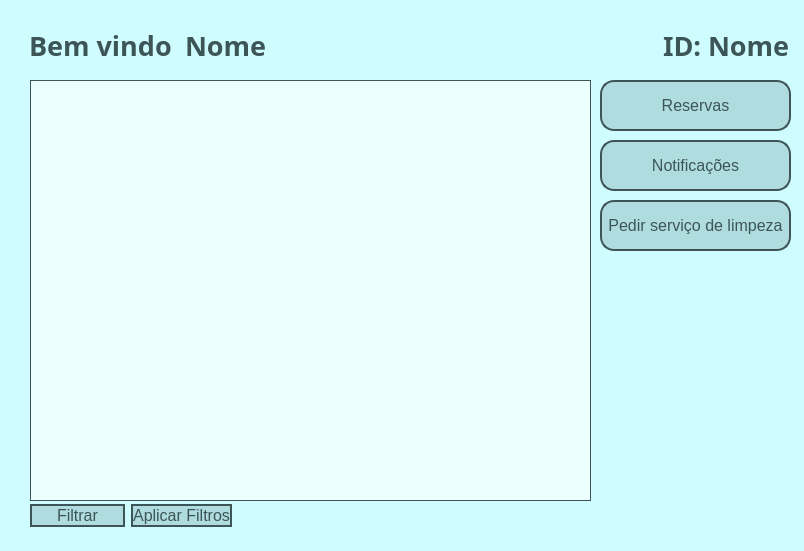
<?xml version="1.0" encoding="UTF-8"?>
<ui version="4.0">
 <class>telaCliente</class>
 <widget class="QDialog" name="telaCliente">
  <property name="geometry">
   <rect>
    <x>0</x>
    <y>0</y>
    <width>804</width>
    <height>551</height>
   </rect>
  </property>
  <property name="windowTitle">
   <string>Tela Inicial</string>
  </property>
  <property name="windowIcon">
   <iconset theme="go-home"/>
  </property>
  <property name="styleSheet">
   <string notr="true">QDialog{
	background-color: #cffdff;
}

QPushButton{
	background-color: #afdcde;
	border-radius: 14px;
	border: 2px solid #3d5557;
	color: #3d5557;
	font-size: 16px;
}

QPushButton::hover{
	background-color: #b9faf4;
}

QLabel{
	color: #3d5557;
}

QTableWidget {
	background-color: #ebfffd;
	border: 1px solid #3d5557;
}
</string>
  </property>
  <widget class="QWidget" name="layoutWidget">
   <property name="geometry">
    <rect>
     <x>29</x>
     <y>28</y>
     <width>761</width>
     <height>35</height>
    </rect>
   </property>
   <layout class="QHBoxLayout" name="horizontalLayout">
    <item>
     <widget class="QLabel" name="label_2">
      <property name="font">
       <font>
        <family>Bahnschrift SemiBold SemiConden</family>
        <pointsize>20</pointsize>
        <bold>true</bold>
       </font>
      </property>
      <property name="text">
       <string>Bem vindo </string>
      </property>
     </widget>
    </item>
    <item>
     <widget class="QLabel" name="txt_nome">
      <property name="font">
       <font>
        <family>Bahnschrift SemiBold SemiConden</family>
        <pointsize>20</pointsize>
        <bold>true</bold>
       </font>
      </property>
      <property name="text">
       <string>Nome</string>
      </property>
     </widget>
    </item>
    <item>
     <spacer name="horizontalSpacer">
      <property name="orientation">
       <enum>Qt::Horizontal</enum>
      </property>
      <property name="sizeHint" stdset="0">
       <size>
        <width>40</width>
        <height>20</height>
       </size>
      </property>
     </spacer>
    </item>
    <item>
     <widget class="QLabel" name="label">
      <property name="font">
       <font>
        <family>Bahnschrift SemiBold SemiConden</family>
        <pointsize>20</pointsize>
        <bold>true</bold>
       </font>
      </property>
      <property name="text">
       <string>ID:</string>
      </property>
     </widget>
    </item>
    <item>
     <widget class="QLabel" name="txt_id">
      <property name="font">
       <font>
        <family>Bahnschrift SemiBold SemiConden</family>
        <pointsize>20</pointsize>
        <bold>true</bold>
       </font>
      </property>
      <property name="text">
       <string>Nome</string>
      </property>
     </widget>
    </item>
   </layout>
  </widget>
  <widget class="QTableWidget" name="tb_menu">
   <property name="geometry">
    <rect>
     <x>30</x>
     <y>80</y>
     <width>561</width>
     <height>421</height>
    </rect>
   </property>
  </widget>
  <widget class="QPushButton" name="btn_reservas">
   <property name="geometry">
    <rect>
     <x>600</x>
     <y>80</y>
     <width>191</width>
     <height>51</height>
    </rect>
   </property>
   <property name="text">
    <string>Reservas</string>
   </property>
  </widget>
  <widget class="QPushButton" name="btn_notificacoes">
   <property name="geometry">
    <rect>
     <x>600</x>
     <y>140</y>
     <width>191</width>
     <height>51</height>
    </rect>
   </property>
   <property name="text">
    <string>Notificações</string>
   </property>
  </widget>
  <widget class="QPushButton" name="btn_servico">
   <property name="geometry">
    <rect>
     <x>600</x>
     <y>200</y>
     <width>191</width>
     <height>51</height>
    </rect>
   </property>
   <property name="text">
    <string>Pedir serviço de limpeza</string>
   </property>
  </widget>
  <widget class="QWidget" name="layoutWidget">
   <property name="geometry">
    <rect>
     <x>30</x>
     <y>500</y>
     <width>202</width>
     <height>31</height>
    </rect>
   </property>
   <layout class="QHBoxLayout" name="horizontalLayout_2">
    <item>
     <widget class="QPushButton" name="btn_filtrar">
      <property name="text">
       <string>Filtrar</string>
      </property>
     </widget>
    </item>
    <item>
     <widget class="QPushButton" name="btn_aplicarFiltros">
      <property name="text">
       <string>Aplicar Filtros</string>
      </property>
     </widget>
    </item>
   </layout>
  </widget>
 </widget>
 <resources/>
 <connections/>
</ui>
